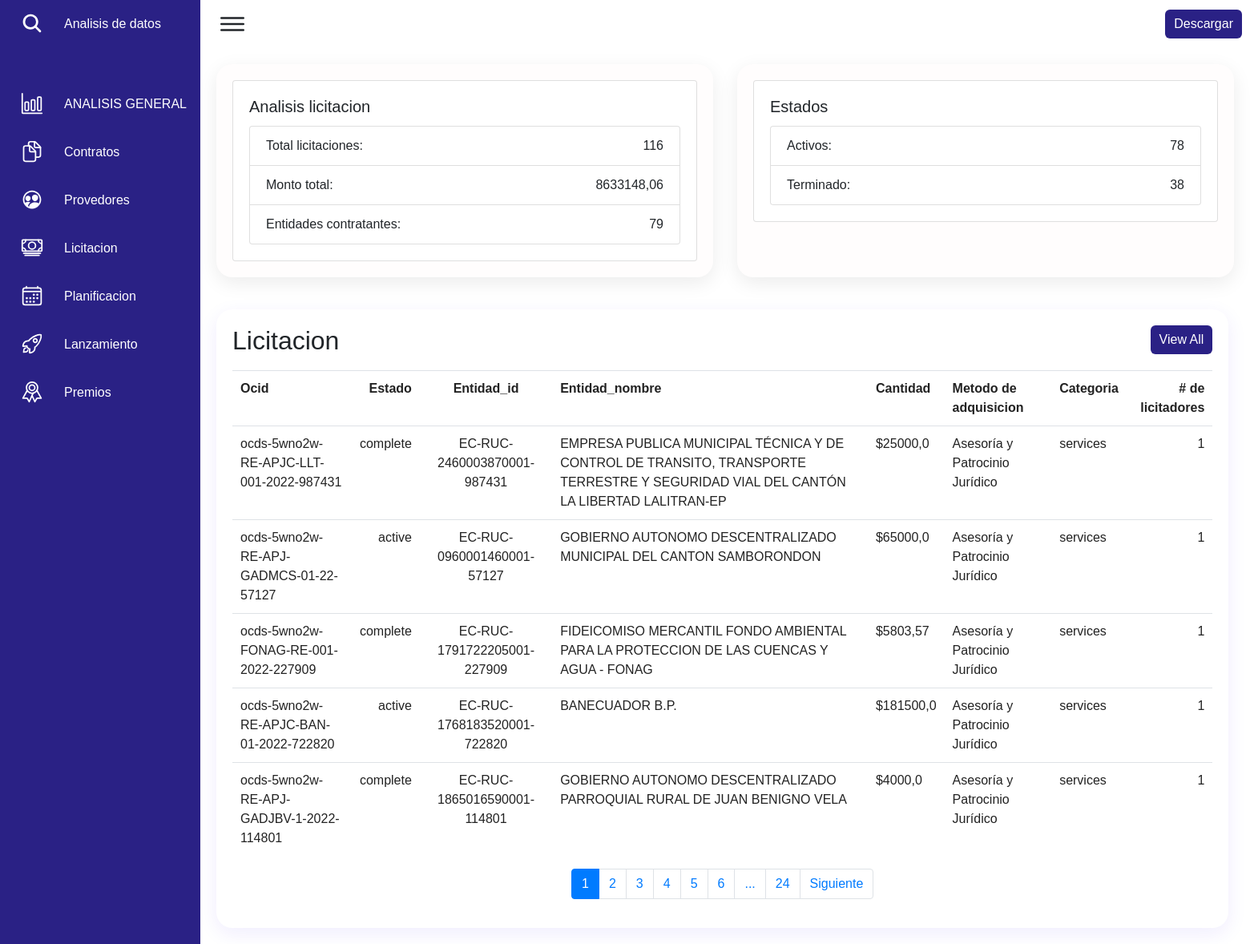
Page /licitacion on the committed database.
### cuerpo/models.py (models this page shows, shortened)
class Licitacion(models.Model):
    ocid = models.CharField(max_length=600, null=True)
    release_id = models.CharField(max_length=600, null=True)
    id = models.CharField(primary_key=True, max_length=600 )
    title = models.CharField(max_length=600, null=True)
    description = models.CharField(max_length=600, null=True)
    status = models.CharField(max_length=600, null=True)
    procuringEntity_id = models.CharField(max_length=600, null=True)
    procuringEntity_name = models.CharField(max_length=600, null=True)
    value_amount = models.FloatField(max_length=600, null=True)
    value_currency = models.CharField(max_length=20, null=True)
    procurementMethod = models.CharField(max_length=60, null=True)
    procurementMethodDetails = models.CharField(max_length=60, null=True)
    mainProcurementCategory = models.CharField(max_length=60, null=True)
    awardCriteria = models.CharField(max_length=60, null=True)
    tenderPeriod_startDate = models.CharField(max_length=600,null=True)
    tenderPeriod_endDate = models.CharField(max_length=600,null=True)
    tenderPeriod_maxExtentDate = models.CharField(max_length=600,null=True)
    tenderPeriod_durationInDays = models.IntegerField(null=True)
    enquiryPeriod_startDate = models.CharField(max_length=600,null=True)
    enquiryPeriod_endDate = models.CharField(max_length=600,null=True)
    enquiryPeriod_maxExtentDate = models.CharField(max_length=600,null=True)
    enquiryPeriod_durationInDays= models.IntegerField(null=True)
    hasEnquiries =  models.CharField(max_length=20, null=True)
    eligibilityCriteria =models.CharField(max_length=600, null=True)
    awardPeriod_startDate = models.CharField(max_length=600,null=True)
    awardPeriod_endDate = models.CharField(max_length=600,null=True)
    awardPeriod_maxExtentDate = models.CharField(max_length=600,null=True)
    awardPeriod_durationInDays = models.IntegerField(null=True)
    numberOfTenderers = models.IntegerField(null=True)

### cuerpo/views.py (the view)
# urls.py: path('licitacion', views.licitacion, name='licitacion'),
def licitacion(request):
    todo3 = Licitacion.objects.all()
    total_lic = todo3.count()
    t_monto = todo3.aggregate(total=Sum('value_amount'))['total']
    entidades_unicas = todo3.values('procuringEntity_name').distinct()
    total_entidades_unicas = entidades_unicas.count()
    t_estado1 = todo3.filter(status='active').count()
    t_estado2 = todo3.filter(status='complete').count()
    page = request.GET.get('page', 1)
    try:
        paginator = Paginator(todo3, 5)
        todo3 = paginator.page(page)
    except:
        raise Http404
    lic = {'todo3': todo3, 'entity':todo3, 'paginator': paginator, 'total_lic':total_lic, 't_monto':t_monto,
           'total_entidades_unicas': total_entidades_unicas, 't_estado1':t_estado1, 't_estado2':t_estado2}
    return render(request, 'licitacion.html', lic)

### cuerpo/templates/licitacion.html (shortened to what this page needs)
<!DOCTYPE html>
{% load static %}
<html lang="en">
{% block head %}
    <link rel="stylesheet" href="https://cdn.jsdelivr.net/npm/bootstrap@4.0.0/dist/css/bootstrap.min.css">
    <link href="{% static 'css/menu.css' %}" rel="stylesheet" />
{% endblock head %}
<body>
        <div class="navigation">
            <ul>
                <li>
                    <a href="#">
                        <span class="icon">
                          <ion-icon name="search"></ion-icon>
                        </span>
                        <span class="title">Analisis de datos</span>
                    </a>
                </li>
                <li>
                    <a href="{% url 'base' %}">
                        <span class="icon">
                            <ion-icon name="bar-chart-outline"></ion-icon>
                        </span>
                        <span class="title">ANALISIS GENERAL</span>
                    </a>
                </li>
                <li >
                    <a href="{% url 'contrato' %}">
                        <span class="icon">
                            <ion-icon name="documents-outline"></ion-icon>
                        </span>
                        <span class="title">Contratos</span>
                    </a>
                </li>
                <li>
                    <a href="{% url 'provedores' %}">
                        <span class="icon">
                            <ion-icon name="people-circle-outline"></ion-icon>
                        </span>
                        <span class="title">Provedores</span>
                    </a>
                </li>
                <li>
                    <a href="{% url 'licitacion' %}">
                        <span class="icon">
                            <ion-icon name="cash-outline"></ion-icon>
                        </span>
                        <span class="title">Licitacion</span>
                    </a>
                </li>
                <li>
                    <a href="{% url 'planificacion' %}">
                        <span class="icon">
                            <ion-icon name="calendar-outline"></ion-icon>
                        </span>
                        <span class="title">Planificacion</span>
                    </a>
                </li>
                <li>
                    <a href="{% url 'lanzamiento' %}">
                        <span class="icon">
                            <ion-icon name="rocket-outline"></ion-icon>
                        </span>
                        <span class="title">Lanzamiento</span>
                    </a>
                </li>
                <li>
                    <a href="{% url 'premio' %}">
                        <span class="icon">
                            <ion-icon name="ribbon-outline"></ion-icon>
                        </span>
                        <span class="title">Premios</span>
                    </a>
                </li>
            </ul>
        </div>
        <div class="main">
            <div class="topbar">
                <div class="toggle">
                    <ion-icon name="menu-outline"></ion-icon>
                </div>
                <div class="cardHeader">
                  <a href="#" class="btn">Descargar</a>
              </div>
            </div>
           <div class="graphBox">
            <div class="box">
                <div class="card">
                    <div class="card-body">
                      <h5 class="card-title">Analisis licitacion</h5>
                      <ul class="list-group">
                        <li class="list-group-item d-flex justify-content-between align-items-center">
                          Total licitaciones:
                          <span >{{total_lic}}</span>
                        </li>
                        <li class="list-group-item d-flex justify-content-between align-items-center">
                            Monto total:
                        <span >{{t_monto}}</span>
                        </li>
                        <li class="list-group-item d-flex justify-content-between align-items-center">
                            Entidades contratantes:
                        <span >{{total_entidades_unicas}}</span>
                        </li>
                      </ul>
                    </div>
                  </div>
            </div>
            <div class="box">
                <div class="card">
                    <div class="card-body">
                      <h5 class="card-title">Estados</h5>
                      <ul class="list-group">
                        <li class="list-group-item d-flex justify-content-between align-items-center">
                          Activos:
                          <span >{{t_estado1}}</span>
                        </li>
                        <li class="list-group-item d-flex justify-content-between align-items-center">
                            Terminado:
                          <span >{{t_estado2}}</span>
                        </li>
                      </ul>
                    </div>
                  </div>
            </div>
        </div>
            <div class="details">
                <div class="recentOrders">
                  <div class="table-responsive">
                    <div class="cardHeader">
                        <h2>Licitacion</h2>
                        <a href="#" class="btn">View All</a>
                    </div>
                    <table class="table">
                        <thead>
                            <tr>
                                <td>Ocid</td>
                                <td>Estado</td>
                                <td>Entidad_id</td>
                                <td>Entidad_nombre</td>
                                <td>Cantidad</td>
                                <td>Metodo de adquisicion</td>
                                <td>Categoria</td>
                                <td># de licitadores</td>
                            </tr>
                        </thead>
                            {% for lic in entity %}
                            <tr>
                                <td>{{lic.ocid}}</td>
                                <td>{{lic.status}}</td>
                                <td>{{lic.procuringEntity_id}}</td>
                                <td>{{lic.procuringEntity_name}}</td>
                                <td>${{lic.value_amount}}</td>
                                <td>{{lic.procurementMethodDetails}}</td>
                                <td>{{lic.mainProcurementCategory}}</td>
                                <td>{{lic.numberOfTenderers}}</td>
                            </tr>
                            {% endfor %}
                    </table>
                    <div>
                        {% include 'paginacion.html' %}
                    </div>
                    </div>
                </div>
            </div>
        </div>
</body>
</html>

### cuerpo/static/css/menu.css (style rules this page uses)
* { margin: 0; padding: 0; box-sizing: border-box; }
body { background: #EAEBEF; font-family: 'Poppins' , sans-serif ; }
.main { width: 230px; }
* { font-family: "Ubuntu", sans-serif; margin: 0; padding: 0; box-sizing: border-box; }
:root { --blue: #2a2185; --white: #fff; --gray: #f5f5f5; --black1: #222; --black2: #999; }
body { min-height: 100vh; overflow-x: hidden; }
.navigation { position: fixed; width: 250px; height: 100%; background: var(--blue); border-left: 10px solid var(--blue); transition: 0.5s; overflow: hidden; }
.navigation ul { position: absolute; top: 0; left: 0; width: 100%; }
.navigation ul li { position: relative; width: 100%; list-style: none; border-top-left-radius: 30px; border-bottom-left-radius: 30px; }
.navigation ul li:nth-child(1) { margin-bottom: 40px; pointer-events: none; }
.navigation ul li a { position: relative; display: block; width: 100%; display: flex; text-decoration: none; color: var(--white); }
.navigation ul li a .icon { position: relative; display: block; min-width: 60px; height: 60px; line-height: 75px; text-align: center; }
.navigation ul li a .icon ion-icon { font-size: 1.75rem; }
.navigation ul li a .title { position: relative; display: block; padding: 0 10px; height: 60px; line-height: 60px; text-align: start; white-space: nowrap; }
.main { position: absolute; width: calc(100% - 250px); left: 250px; min-height: 100vh; background: var(--white); transition: 0.5s; }
.topbar { width: 100%; height: 60px; display: flex; justify-content: space-between; align-items: center; padding: 0 10px; }
.toggle { position: relative; width: 60px; height: 60px; display: flex; justify-content: center; align-items: center; font-size: 2.5rem; cursor: pointer; }
.graphBox { position: relative; width: 100%; padding: 20px; display: grid; grid-template-columns: 1fr 1fr; grid-gap: 30px; min-height: 200px; }
.graphBox .box { position: relative; background: #fffdfd; padding: 20px; width: 100%; box-shadow: 0 7px 25px rgba(0, 0, 0, 0.08); border-radius: 20px; }
.details { position: relative; width: 150%; padding: 20px; display: grid; grid-template-columns: 2fr 1fr; grid-gap: 30px; }
.details .recentOrders { position: relative; display: grid; min-height: 200px; background: var(--white); padding: 20px; box-shadow: 0 7px 25px rgba(67, 28, 243, 0.08); border-radius: 20px; }
.details .cardHeader { display: flex; justify-content: space-between; align-items: flex-start; }
.cardHeader .btn { position: relative; padding: 5px 10px; background: var(--blue); text-decoration: none; color: var(--white); border-radius: 6px; }
.details table { width: 100%; border-collapse: collapse; margin-top: 10px; }
.details table thead td { font-weight: 600; }
.details .recentOrders table tr { color: var(--black1); border-bottom: 1px solid rgba(0, 0, 0, 0.1); }
.details .recentOrders table tr:last-child { border-bottom: none; }
.details .recentOrders table tr td { padding: 10px; }
.details .recentOrders table tr td:last-child { text-align: end; }
.details .recentOrders table tr td:nth-child(2) { text-align: end; }
.details .recentOrders table tr td:nth-child(3) { text-align: center; }

### rows in the picture
Licitacion: ocid "ocds-5wno2w-RE-APJC-LLT-001-2022-987431", status "complete", procuringEntity_id "EC-RUC-2460003870001-987431", procuringEntity_name "EMPRESA PUBLICA MUNICIPAL TÉCNICA Y DE CONTROL DE TRANSITO, TRANSPORTE TERRESTRE Y SEGURIDAD VIAL DEL CANTÓN LA LIBERTAD LALITRAN-EP", value_amount "25000,0", procurementMethodDetails "Asesoría y Patrocinio Jurídico", mainProcurementCategory "services", numberOfTenderers "1"
Licitacion: ocid "ocds-5wno2w-RE-APJ-GADMCS-01-22-57127", status "active", procuringEntity_id "EC-RUC-0960001460001-57127", procuringEntity_name "GOBIERNO AUTONOMO DESCENTRALIZADO MUNICIPAL DEL CANTON SAMBORONDON", value_amount "65000,0", procurementMethodDetails "Asesoría y Patrocinio Jurídico", mainProcurementCategory "services", numberOfTenderers "1"
Licitacion: ocid "ocds-5wno2w-FONAG-RE-001-2022-227909", status "complete", procuringEntity_id "EC-RUC-1791722205001-227909", procuringEntity_name "FIDEICOMISO MERCANTIL FONDO AMBIENTAL PARA LA PROTECCION DE LAS CUENCAS Y AGUA - FONAG", value_amount "5803,57", procurementMethodDetails "Asesoría y Patrocinio Jurídico", mainProcurementCategory "services", numberOfTenderers "1"
Licitacion: ocid "ocds-5wno2w-RE-APJC-BAN-01-2022-722820", status "active", procuringEntity_id "EC-RUC-1768183520001-722820", procuringEntity_name "BANECUADOR B.P.", value_amount "181500,0", procurementMethodDetails "Asesoría y Patrocinio Jurídico", mainProcurementCategory "services", numberOfTenderers "1"
Licitacion: ocid "ocds-5wno2w-RE-APJ-GADJBV-1-2022-114801", status "complete", procuringEntity_id "EC-RUC-1865016590001-114801", procuringEntity_name "GOBIERNO AUTONOMO DESCENTRALIZADO PARROQUIAL RURAL DE JUAN BENIGNO VELA", value_amount "4000,0", procurementMethodDetails "Asesoría y Patrocinio Jurídico", mainProcurementCategory "services", numberOfTenderers "1"

### other values in the picture
{{ total_lic }} "116"
{{ t_monto }} "8633148,06"
{{ total_entidades_unicas }} "79"
{{ t_estado1 }} "78"
{{ t_estado2 }} "38"
{{ page }} "1" "2" "3" "4" "5" "6"
{{ paginator.num_pages }} "24"
